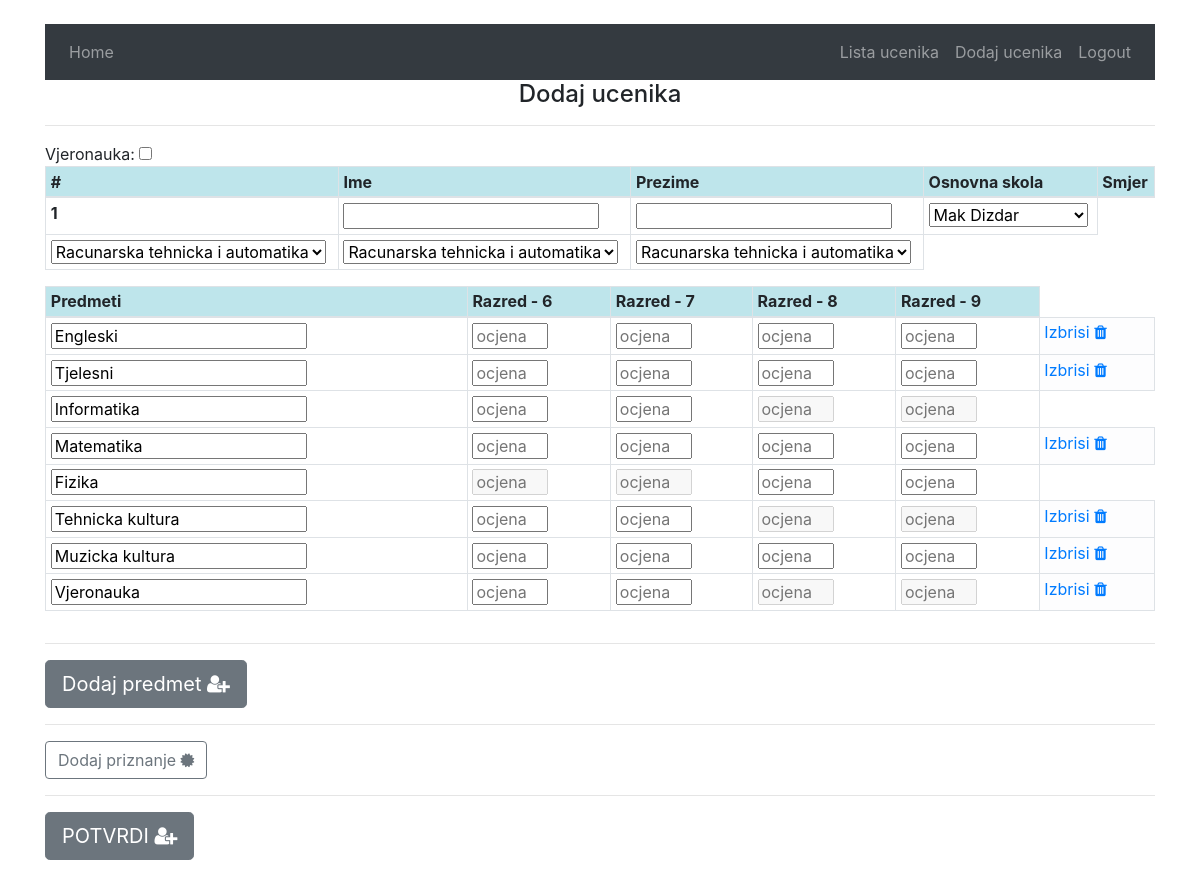
The page /tscze/add-student/ (signed in) on the database its author committed.
### tehnicka/models.py (models this page shows, shortened)
class Predmet(models.Model):
    naziv_predmeta=models.CharField(max_length=60)
    ocjene_ucenika=models.ManyToManyField(Ucenik, through='Predmet_Ocjena')
    class Meta:
        verbose_name_plural = "Predmeti"

### tehnicka/views.py (the view)
# urls.py: path("add-student/", views.dodajucenika, name='dodajucenika'),
def dodajucenika(request):
        if request.method == "POST":
            try:
                saveStudent(request)
                response=redirect('/admin/')
                return response
            except KeyError:
                return HttpResponse(" Error dodajucenika")
        else: # GET request
            return getStudent(request)

### tehnicka/createUcenik.py (called while the page is built)
def getStudent(request):
    context={
    'smjerovi': Smjer.objects.all(),
    'skole':Skola.objects.all(),
    'predmeti':Predmet.objects.all(),
    'takmicenja':Takmicenje.objects.all()
    }
    if not request.user.is_authenticated:
        return render(request, "users/login.html", {"message": None})
    return render(request, 'tehnicka/dodajucenika.html', context)

### tehnicka/templates/tehnicka/dodajUcenika.html (shortened to what this page needs)
{% extends "tehnicka/base.html" %}
 {% load static %}
{% block body %}
<div class="container">
  <h4 style="text-align:center">  Dodaj ucenika </h4>
  <hr>
  <form action="{% url 'tehnicka:dodajucenika' %}" method='POST'>
    <div class="table-responsive" id="tbl_add_student_ime">
      <table class="table table-sm table-hover table-bordered">
        <thead>
          <tr>
            <th  class="table-info" scope="col">#</th>
            <th  class="table-info" scope="col">Ime</th>
            <th  class="table-info" scope="col">Prezime</th>
            <th  class="table-info" scope="col">Osnovna skola </th>
            <th  class="table-info" scope="col">Smjer</th>
          </tr>
        </thead>
        <tbody>
          <tr>
            <th scope="row">1</th>
            <td> <input type="text" name="ime" value=""> </td>
            <td> <input type="text" name="prezime" value=""></td>
            <td>
               <select class="" name="osnovna_skola">
                {% for skola in skole %}
                  <option value="{{skola.id }}"> {{ skola.ime_skole}}</option>
                {% endfor%}
              </select>
            </td>
          </tr>
           <tr>Vjeronauka: <input type="checkbox" id="check" onclick="checkVjeronauka()" ></tr>
           <tr>
               <td>
                  <select class="" name="smjer1">
                    {% for smjer in smjerovi %}
                      <option value="{{smjer.id}}"> {{smjer.naziv_smjera}}</option>
                    {% endfor%}
                  </select>
               </td>
                 <td>
                  <select class="" name="smjer2">
                    {% for smjer in smjerovi %}
                      <option value="{{smjer.id}}"> {{smjer.naziv_smjera}}</option>
                    {% endfor%}
                  </select>
               </td>
                 <td>
                  <select class="" name="smjer3">
                    {% for smjer in smjerovi %}
                      <option value="{{smjer.id}}"> {{smjer.naziv_smjera}}</option>
                    {% endfor%}
                  </select>
               </td>
           </tr>
        </tbody>
      </table>
    </div>
    <div class="table-responsive" id="div_add_student_grades">
      <table class="table table-sm table-hover table-bordered" id="tbl_add_student_grades">
          <thead>
            <tr>
              <th  class="table-info" scope="col">Predmeti</th>
              <th  class="table-info" scope="col">Razred - 6</th>
              <th  class="table-info" scope="col">Razred - 7</th>
              <th  class="table-info" scope="col">Razred - 8</th>
              <th  class="table-info" scope="col">Razred - 9</th>
            </tr>
          </thead>
          <tbody>
            {% for predmet in predmeti %}
               {% if predmet.naziv_predmeta == "Informatika" %}
                    <tr>
                          <td><input type="text"  placeholder= "Ime predmeta" name="naziv" value="{{predmet.naziv_predmeta}}"></td>
		                  <td> <input type="number" min=2 max=5 placeholder="ocjena" name="razred6" value="" ></td>
		                  <td><input type="number" min=2 max=5 placeholder="ocjena"  name="razred7" value="" ></td>
                          <td> <input type="number" min=2 max=5 placeholder="ocjena" name="razred8" value=""disabled></td>
                          <td> <input type="number" min=2 max=5 placeholder="ocjena"  name="razred9" value=""disabled></td>
		            </tr>
               {% elif predmet.naziv_predmeta == "Fizika" %}
                     <tr>
                          <td><input type="text"  placeholder= "Ime predmeta" name="naziv" value="{{predmet.naziv_predmeta}}"></td>
		                  <td> <input type="number" min=2 max=5 placeholder="ocjena" name="razred6" value="" disabled></td>
		                  <td><input type="number" min=2 max=5 placeholder="ocjena"  name="razred7" value=""disabled ></td>
                          <td> <input type="number" min=2 max=5 placeholder="ocjena" name="razred8" value=""></td>
                          <td> <input type="number" min=2 max=5 placeholder="ocjena"  name="razred9" value=""></td>
		            </tr>
                    {% elif predmet.naziv_predmeta == "Tehnicka kultura" %}
                                <tr>
                                  <td><input type="text"  placeholder= "Ime predmeta" name="naziv" value="{{predmet.naziv_predmeta}}"></td>
		                          <td> <input type="number" min=2 max=5 placeholder="ocjena" name="razred6" value=""></td>
		                          <td><input type="number" min=2 max=5 placeholder="ocjena"  name="razred7" value=""></td>
                                  <td> <input type="number" min=2 max=5 placeholder="ocjena" name="razred8" value="" disabled></td>
                                  <td> <input type="number" min=2 max=5 placeholder="ocjena"  name="razred9" value="" disabled></td>
		                          <td class="table-light"> <a href="#" id="brisi_priznanje" class="brisipredmet"> <span> Izbrisi </span><i class="fa fa-trash"></i> </a> </td>
		                       </tr>
                    {% elif predmet.naziv_predmeta == "Vjeronauka" %}
                              <div id="vjeronauka">
                                 <tr >
                                  <td><input type="text"  placeholder= "Ime predmeta" name="naziv" value="{{predmet.naziv_predmeta}}"></td>
		                          <td> <input type="number" min=2 max=5 placeholder="ocjena" name="razred6" value=""></td>
		                          <td><input type="number" min=2 max=5 placeholder="ocjena"  name="razred7" value=""></td>
                                  <td> <input type="number" min=2 max=5 placeholder="ocjena" name="razred8" value="" disabled></td>
                                  <td> <input type="number" min=2 max=5 placeholder="ocjena"  name="razred9" value="" disabled></td>
		                          <td class="table-light"> <a href="#" id="brisi_priznanje" class="brisipredmet"> <span> Izbrisi </span><i class="fa fa-trash"></i> </a> </td>
		                         </tr>
                               </div>
                    {% else %}
                             <tr>
                                  <td><input type="text"  placeholder= "Ime predmeta" name="naziv" value="{{predmet.naziv_predmeta}}"></td>
		                          <td> <input type="number" min=2 max=5 placeholder="ocjena" name="razred6" value=""></td>
		                          <td><input type="number" min=2 max=5 placeholder="ocjena"  name="razred7" value=""></td>
                                  <td> <input type="number" min=2 max=5 placeholder="ocjena" name="razred8" value=""></td>
                                  <td> <input type="number" min=2 max=5 placeholder="ocjena"  name="razred9" value=""></td>
		                          <td class="table-light"> <a href="#" id="brisi_priznanje" class="brisipredmet"> <span> Izbrisi </span><i class="fa fa-trash"></i> </a> </td>
		                     </tr>
              {% endif %}
              {% endfor %}
          </tbody>
        </table>
      </div>
      <hr>
        <a href="#" id="predmet_btn" class="btn btn-secondary btn-lg">Dodaj predmet <i class="fa fa-user-plus"></i></a>
      <hr>
      <div class="table-responsive">
        <a href="#" id="priznanja_btn" class="btn btn btn-outline-secondary">Dodaj priznanje <i class="fa fa-certificate"></i></a>
      </div>
      <hr>
    <button type="submit" class="btn btn-secondary btn-lg">POTVRDI <i class="fa fa-user-plus"></i></button>
  </form>
</div>
{% endblock %}

### rows shown on the page
Predmet: naziv "Engleski"
Predmet: naziv "Tjelesni"
Predmet: naziv "Informatika"
Predmet: naziv "Matematika"
Predmet: naziv "Fizika"
Predmet: naziv "Tehnicka kultura"
Predmet: naziv "Muzicka kultura"
Predmet: naziv "Vjeronauka"

### other values the page prints
form field osnovna_skola "Mak Dizdar"
form field smjer1 "Racunarska tehnicka i automatika"
form field smjer2 "Racunarska tehnicka i automatika"
form field smjer3 "Racunarska tehnicka i automatika"
